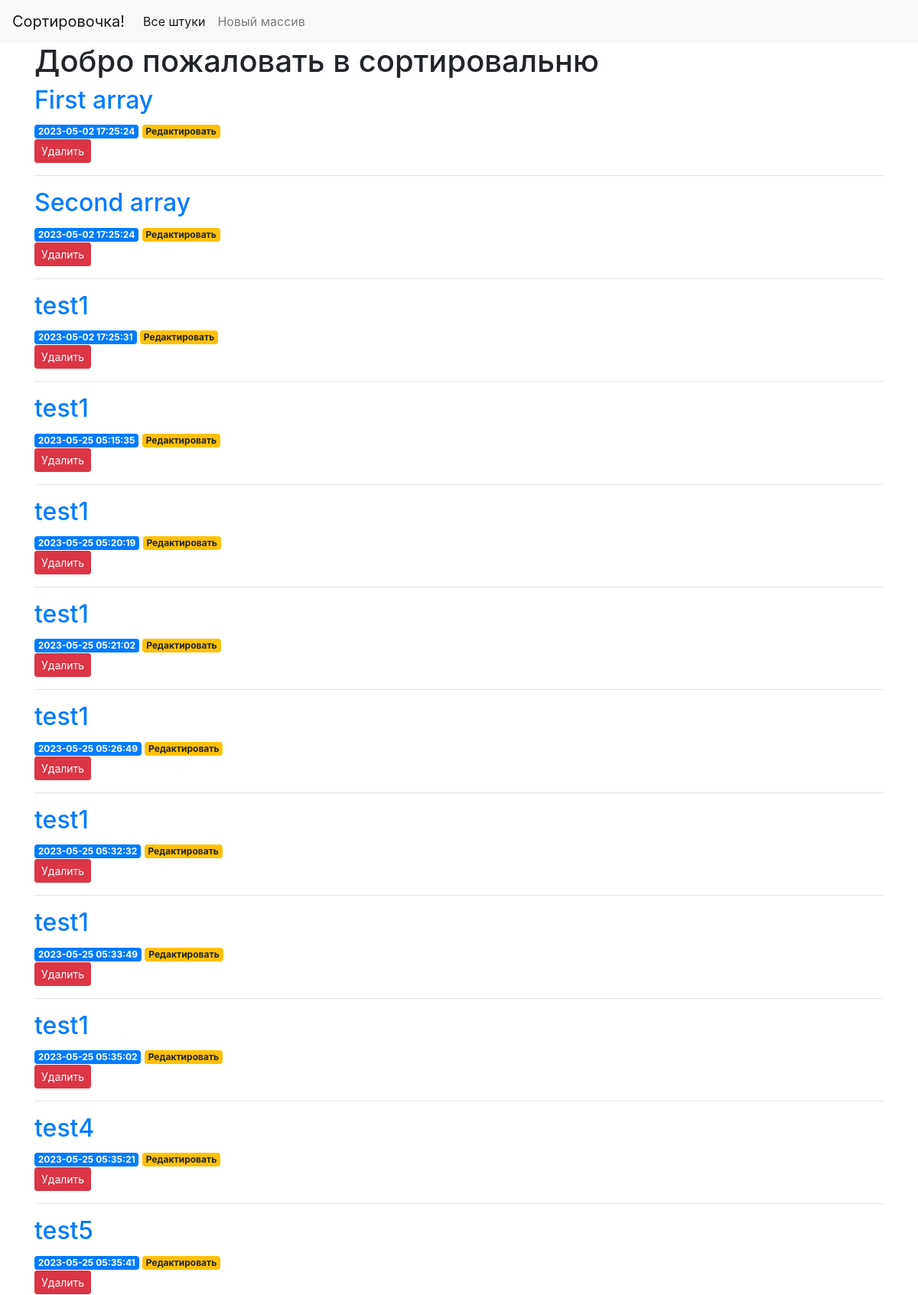
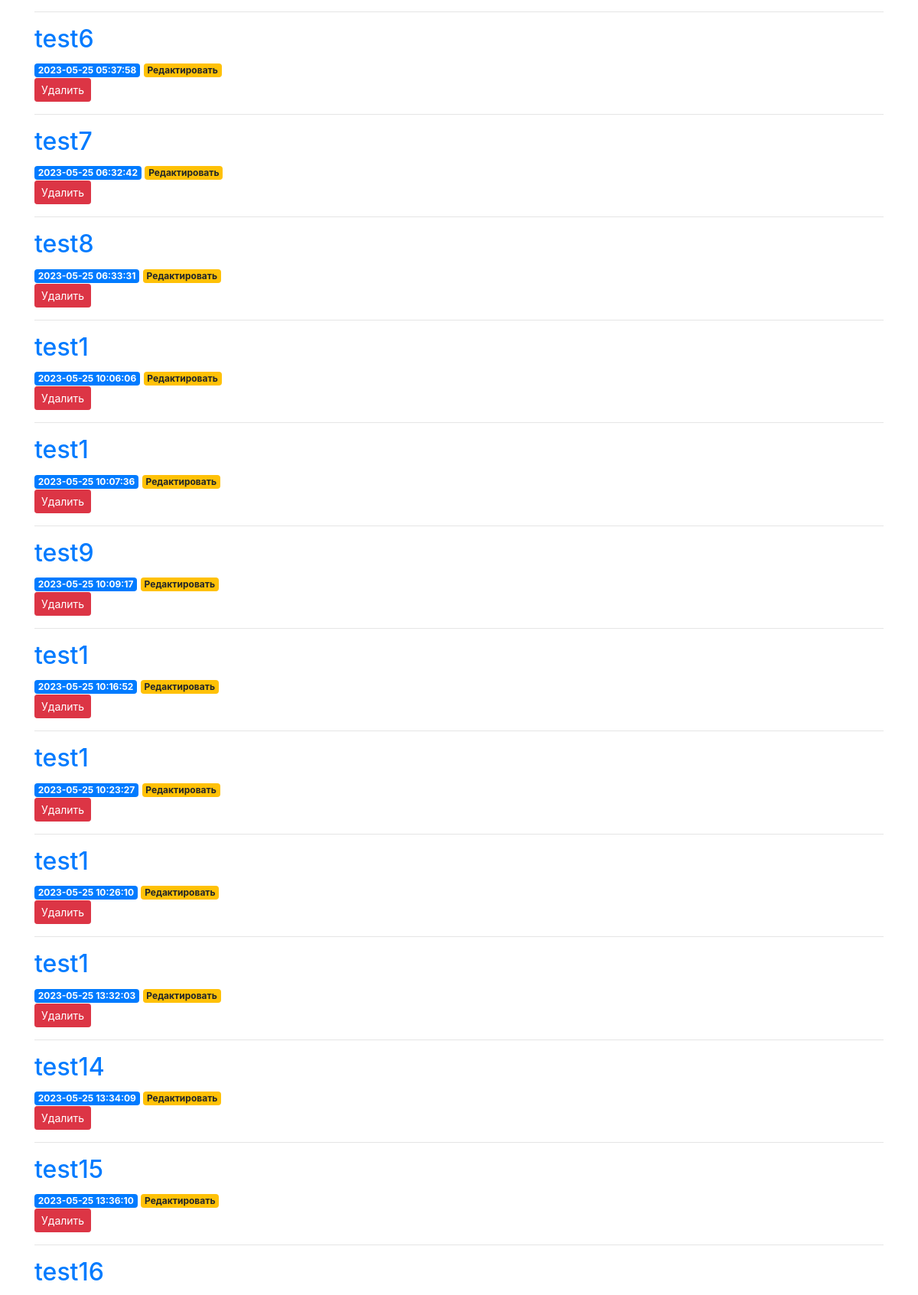
The page / (upper part) on the database its author committed (2 pictures, top to bottom).
### tables this page shows
CREATE TABLE arrays (
    id INTEGER PRIMARY KEY AUTOINCREMENT,
    created TIMESTAMP NOT NULL DEFAULT CURRENT_TIMESTAMP,
    title TEXT NOT NULL,
    content TEXT NOT NULL
);

### search/api/app.py (the view)
@app.route('/')
def index():
    try:
        conn = get_db_connection()
        arrays = conn.execute('SELECT * FROM arrays').fetchall()
        conn.close()
        return render_template('index.html', arrays=arrays)
    except Exception as error:
        raise
        abort(500)

### search/api/app.py (called while the page is built)
def get_db_connection():
    conn = sqlite3.connect('database.db')
    conn.row_factory = sqlite3.Row
    return conn

### search/api/templates/index.html
{% extends 'base.html' %}
{% block content %}
    <h1>{% block title %} Добро пожаловать в сортировальню {% endblock %}</h1>
    {% for array in arrays %}
        <a href="{{ url_for('array', array_id=array['id']) }}">
            <h2>{{ array['title'] }}</h2>
        </a>
        <span class="badge badge-primary">{{ array['created'] }}</span>
        <a href="{{ url_for('edit', id=array['id']) }}">
            <span class="badge badge-warning">Редактировать</span>
        </a>
        <form action="{{ url_for('delete', id=array['id']) }}" method="POST">
            <input type="submit" value="Удалить"
                    class="btn btn-danger btn-sm"
                    onclick="return confirm('Ты действительно хочешь удалить этот великолепный массив?')">
        </form>
        <hr>
    {% endfor %}
{% endblock %}

### rows shown on the page
arrays: title "First array", created "2023-05-02 17:25:24"
arrays: title "Second array", created "2023-05-02 17:25:24"
arrays: title "test1", created "2023-05-02 17:25:31"
arrays: title "test1", created "2023-05-25 05:15:35"
arrays: title "test1", created "2023-05-25 05:20:19"
arrays: title "test1", created "2023-05-25 05:21:02"
arrays: title "test1", created "2023-05-25 05:26:49"
arrays: title "test1", created "2023-05-25 05:32:32"
arrays: title "test1", created "2023-05-25 05:33:49"
arrays: title "test1", created "2023-05-25 05:35:02"
arrays: title "test4", created "2023-05-25 05:35:21"
arrays: title "test5", created "2023-05-25 05:35:41"
arrays: title "test6", created "2023-05-25 05:37:58"
arrays: title "test7", created "2023-05-25 06:32:42"
arrays: title "test8", created "2023-05-25 06:33:31"
arrays: title "test1", created "2023-05-25 10:06:06"
arrays: title "test1", created "2023-05-25 10:07:36"
arrays: title "test9", created "2023-05-25 10:09:17"
arrays: title "test1", created "2023-05-25 10:16:52"
arrays: title "test1", created "2023-05-25 10:23:27"
arrays: title "test1", created "2023-05-25 10:26:10"
arrays: title "test1", created "2023-05-25 13:32:03"
arrays: title "test14", created "2023-05-25 13:34:09"
arrays: title "test15", created "2023-05-25 13:36:10"
arrays: title "test16"
